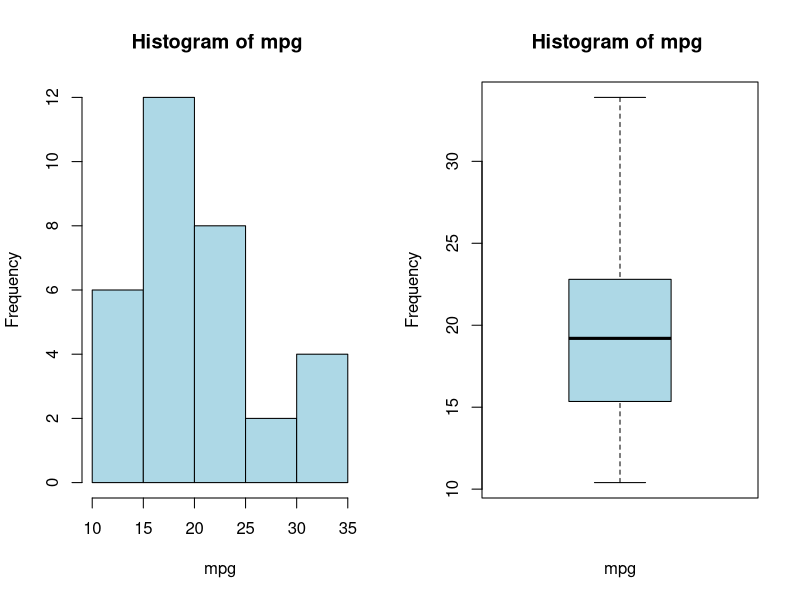
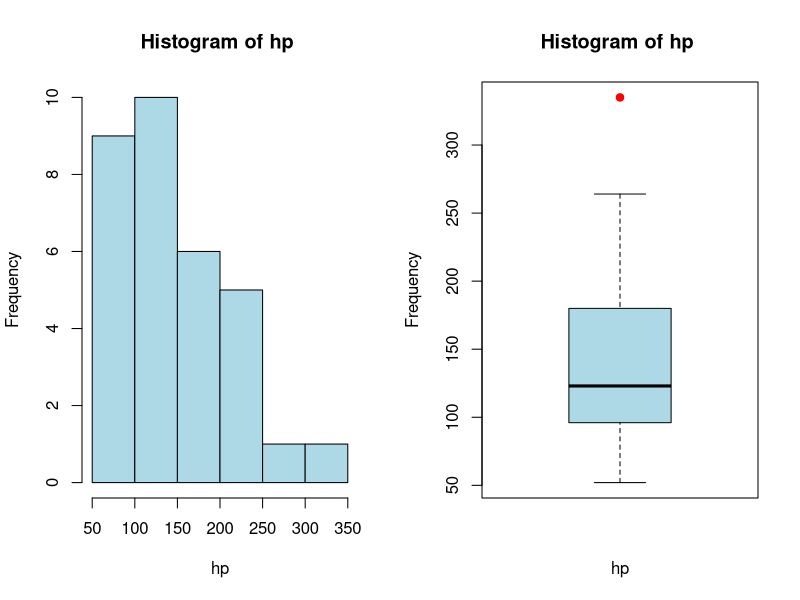
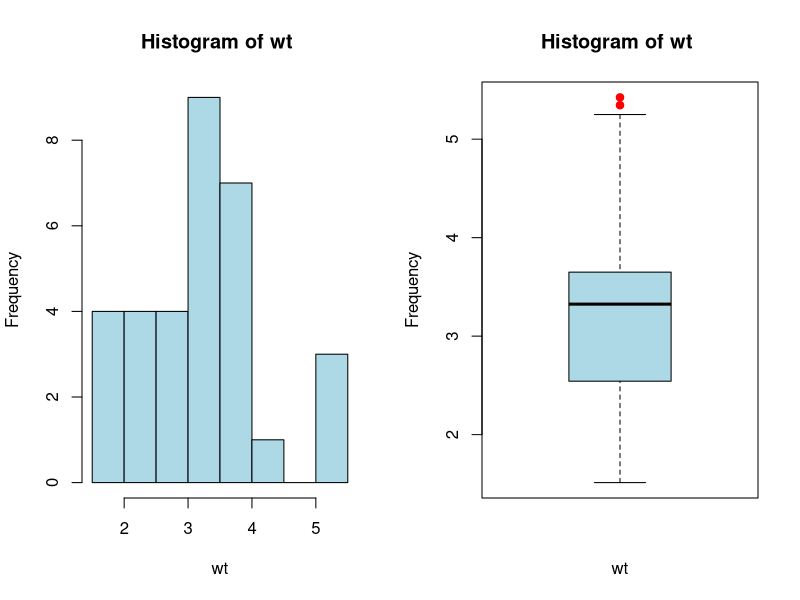
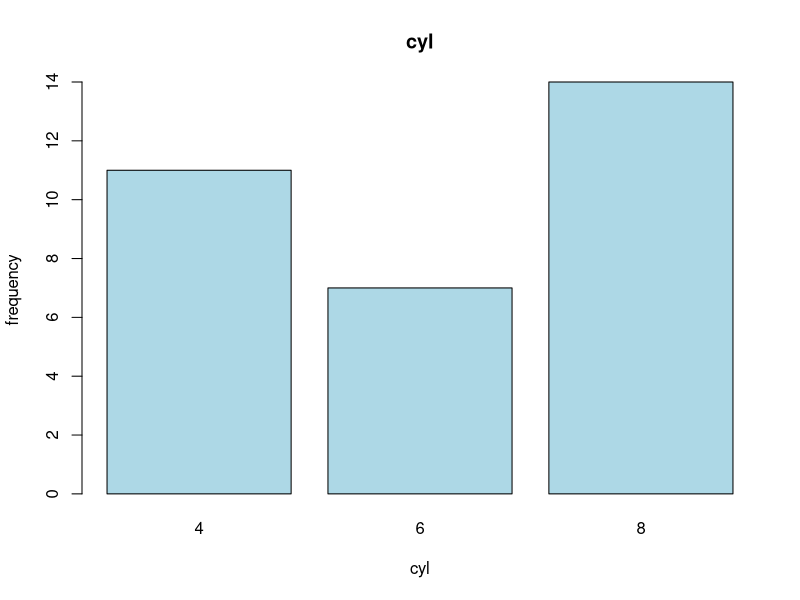
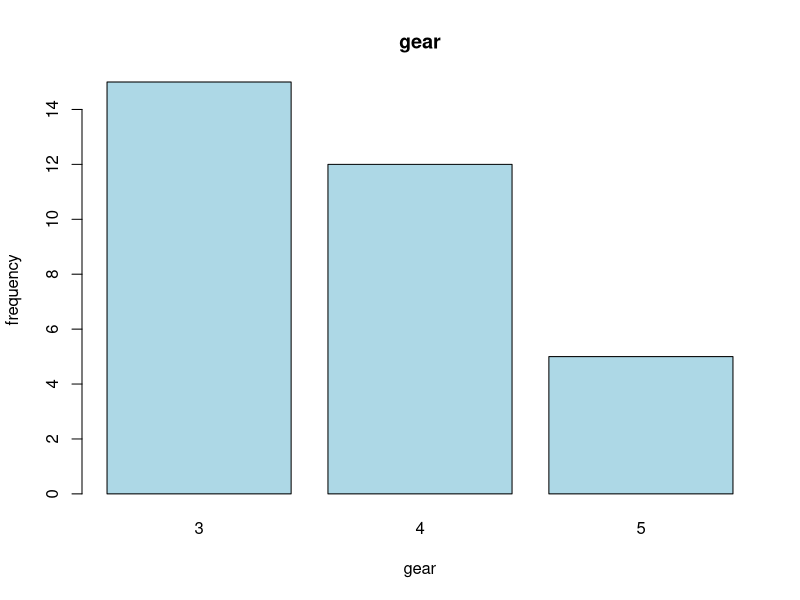
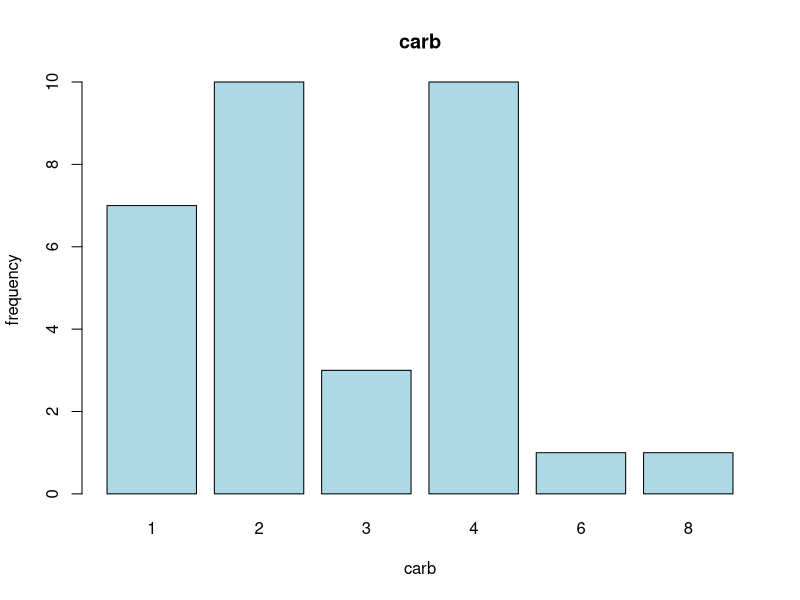
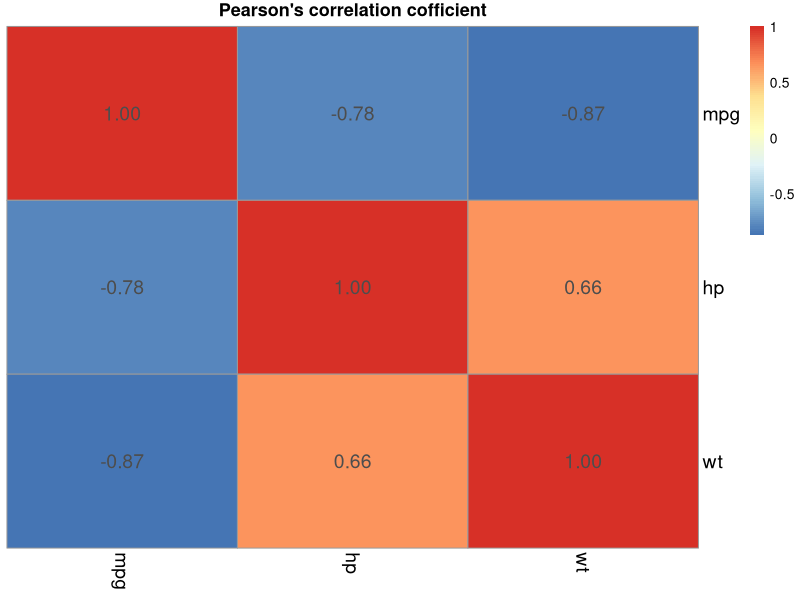
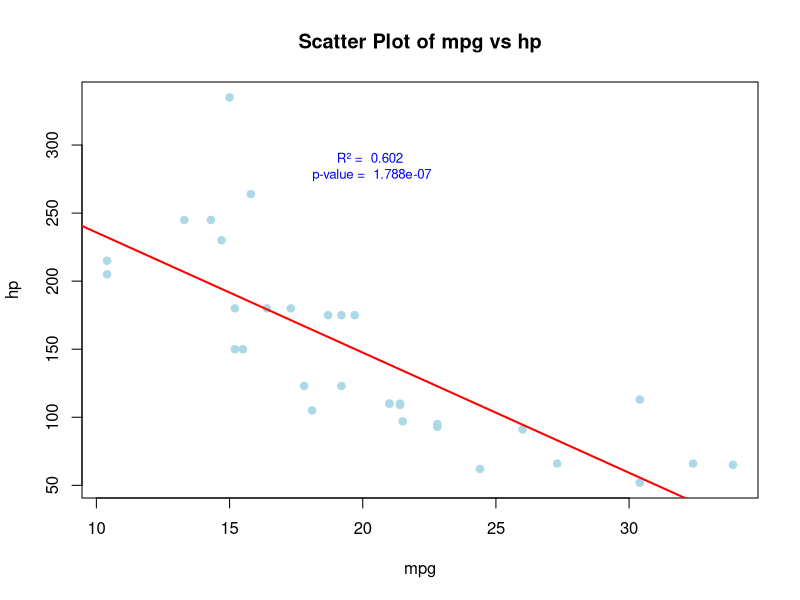

Generate these figures, in order, with R:
# Installing necessary library
library(datasets)
library(ggplot2)
library(caret)
library(psych)
library(pheatmap)

# Load the mtcars dataset
data = mtcars
head(data, n = 6)
#UNIVARIATE ANALYSIS----
## Data overview and summary statistics-----
# 1. Data Overview
data_type = str(data)

### defining the numerical columns----
numerical_columns = c('mpg', 'hp', 'wt')
data_description_num = as.data.frame(describe(data)[numerical_columns,])
# 2. Summary Statistics for a numerical variable
View(data_description_num)

# 3. Distribution Visualization
# Ploting and oulier detection
par(mfrow=c(1,2))
for (i in numerical_columns){
  hist(data[[i]],col='lightblue',main=paste("Histogram of",i,""),
  xlab=i, ylab="Frequency")
  boxplot(data[[i]],col='lightblue',outpch=19,outcol='red',
  main=paste("Histogram of",i,""), xlab=i, ylab="Frequency")
}
par(mfrow=c(1,1))

# 4. Categorical Variable Analysis
### defining the numerical columns----
categorical_columns = c('cyl','gear','carb')
for (j in categorical_columns){
  col_counts = table(data[[j]])
  barplot(col_counts, xlab=j, ylab="frequency", main=j, col='lightblue')
}


#===================MULTIVARIATE ANALYSIS=================================================
# 5. Correlation Analysis
corr_data = data[,numerical_columns]
corr_matrix = cor(corr_data)

pheatmap(corr_matrix,display_numbers=TRUE,fontsize_number = 14,fontsize_col=14,  
         legend = TRUE, cluster_rows = FALSE,cluster_cols = FALSE,fontsize_row=14,
         main="Pearson's correlation cofficient")

mpg <- mtcars$mpg
hp <- mtcars$hp

# Calculate the Pearson correlation coefficient between mpg and hp
correlation <- cor(mpg, hp)
cat("Pearson Correlation Coefficient between mpg and hp:", correlation, "\n")
# 6. Scatter Plot Visualization
##Scatter-Plot----
for (i in 1:(length(numerical_columns) - 1)) {
  for (j in (i + 1):length(numerical_columns)) {
    # Plot the pairwise scatter plot
    plot(data[[numerical_columns[i]]], data[[numerical_columns[j]]], 
         xlab = numerical_columns[i], ylab = numerical_columns[j], 
         main = paste("Scatter Plot of", numerical_columns[i], "vs", numerical_columns[j]),
         pch=19, col='lightblue')
    reg_line = lm(data[[numerical_columns[j]]] ~ data[[numerical_columns[i]]])
    
    # Add the regression line to the plot
    abline(reg_line, col = "red", lwd = 2)
    # Extract regression statistics
    intercept = coef(reg_line)[1]
    slope = coef(reg_line)[2]
    r_squared = summary(reg_line)$r.squared
    p_value = summary(reg_line)$coefficients[2, 4]
    
    # Format the equation and statistics text
    equation_text = paste("y = ", round(slope, 2), "x +", round(intercept, 2))
    stats_text = paste("R² = ", round(r_squared, 3), "\np-value = ", round(p_value, 10))
    
    # Add the equation and statistics to the plot
    text(x = max(data[[numerical_columns[i]]]) * 0., 
         y = max(data[[numerical_columns[j]]]) * 0.9, 
         labels = equation_text, col = "blue", cex = 0.8)
    text(x = max(data[[numerical_columns[i]]]) * 0.6, 
         y = max(data[[numerical_columns[j]]]) * 0.85, 
         labels = stats_text, col = "blue", cex = 0.8)
  }
}


# 7. Multiple Regression
par(mfrow=c(2,2))
mult_reg = c('mpg','hp','wt')
mult_reg_data = data[,mult_reg]
fit_mult = lm(mpg~hp+wt,data=mult_reg_data)
summary(fit_mult)
plot(fit_mult)

# 8.Model Diagnostics
shapiro.test(residuals(fit_mult))
par(mfrow=c(1,1))

# ADVANCED ANLYTICS----
#9. Principal Component Analysis (PCA)
complete_scaled = scale(mtcars)
pca = prcomp(complete_scaled, center = TRUE, scale. = TRUE)
summary(pca)
pca_scores = pca$x


pca_loadings = pca$rotation

# Plot the variance explained by each principal component
plot(pca, main = "PCA - Variance Explained by Each Component")
screeplot(pca, main = "Scree Plot", type = "lines", col = "blue")

# 10. PCA Interpretation (contribution of each variable to the principal components)
# Create a biplot of the first two principal components
biplot(pca, scale = 0, cex = 0.7) 


